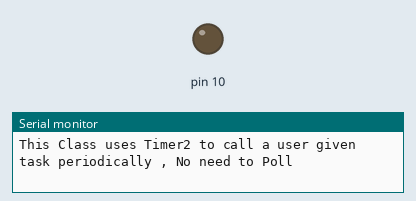
A sketch run on a simulated Arduino Uno, built with avr-gcc and run on an emulated ATmega328P. Parts: output pins drawn as LEDs (lit = HIGH), the last lines printed to the serial monitor.

Above: at 0.1 s.
At 3.1 s:
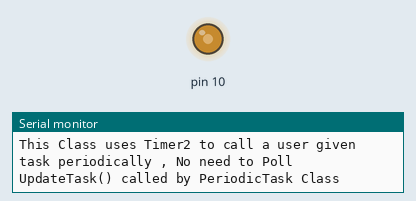
Timing chart, 0 to 4.6 s (numbered marks = the images above):
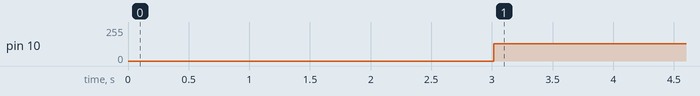

The sketch:

T51_interrupt_in_a_class.ino
```cpp
#include "PeriodicTask.h"

PeriodicTask tsk;

void updateTask(void)
{
  Serial.println(F("UpdateTask() called by PeriodicTask Class"));
  analogWrite(10,128);
}

void setup()
{
  Serial.begin(9600);
  Serial.println(F("This Class uses Timer2 to call a user given task periodically , No need to Poll"));

  tsk.init(3000, &updateTask);
  tsk.sTart();
}

void loop()
{}
```

PeriodicTask.cpp
```cpp
/*
 * This Class uses Timer 2 to call a user given task periodically
 * No polling is needed
 */

#include "PeriodicTask.h"

static PeriodicTask* pt;
PeriodicTask::PeriodicTask()
{
  pt = this;
  tcnt2 = 0;
  msecs = 0;
  count = 0;
}

PeriodicTask::~PeriodicTask()
{
  Serial.println(F("PeriodicTask destructor called"));
}

void PeriodicTask::init(unsigned long ms, void (*ptrFunc)(void))  //pass the function of the pointer you want to be called back
{
  callBackFunc = ptrFunc;
  float prescaler = 0.0;

  if (ms == 0)
    msecs = 1;
  else
    msecs = ms;

  TIMSK2 &= ~(1<<TOIE2);
  TCCR2A &= ~((1<<WGM21) | (1<<WGM20));
  TCCR2B &= ~(1<<WGM22);
  ASSR &= ~(1<<AS2);
  TIMSK2 &= ~(1<<OCIE2A);

  TCCR2B |= (1<<CS22);
  TCCR2B &= ~((1<<CS21) | (1<<CS20));
  prescaler = 64.0;

  tcnt2 = 256 - (int)(((float)F_CPU * 0.001)/ prescaler);  //starting value of TCNT2 caluculation
}

void PeriodicTask::sTart(void)
{
  count = 0;

  TCNT2 = tcnt2;               //starting value of TCNT2
  TIMSK2 |= (1<<TOIE2);
}

void PeriodicTask::sTop(void)
{
  TIMSK2 &= ~(1<<TOIE2);
}

void PeriodicTask::overfLow(void)
{
  TCNT2 = tcnt2;                //reload starting value of TCNT2
  count++;

  if (count >= msecs)
  {
    //Serial.println(F("user time passed"));
    count = 0;
    (*callBackFunc)();
  }
}

ISR(TIMER2_OVF_vect)
{
  pt -> overfLow();
}
```

PeriodicTask.h
```cpp
#ifndef PERIODIC_TASK_H_     //tells compiler to compile this class only once
#define PERIODIC_TASK_H_

#include <Arduino.h>

class PeriodicTask
{
  public:

    PeriodicTask();
    ~PeriodicTask();
    void init(unsigned long ms,  void (*ptrfunc)(void));   //input in millisecond , pass the function of the pointer you want to be called back
    void sTart(void);
    void sTop(void);
    void overfLow(void);

  private:
    unsigned int tcnt2;
    unsigned long msecs;
    unsigned long count;

    void (*callBackFunc)(void);   //declares a function pointer
};

#endif
```

Measured:
- by itself, pin 10: 0/255 → 128/255 at 3.0 s
